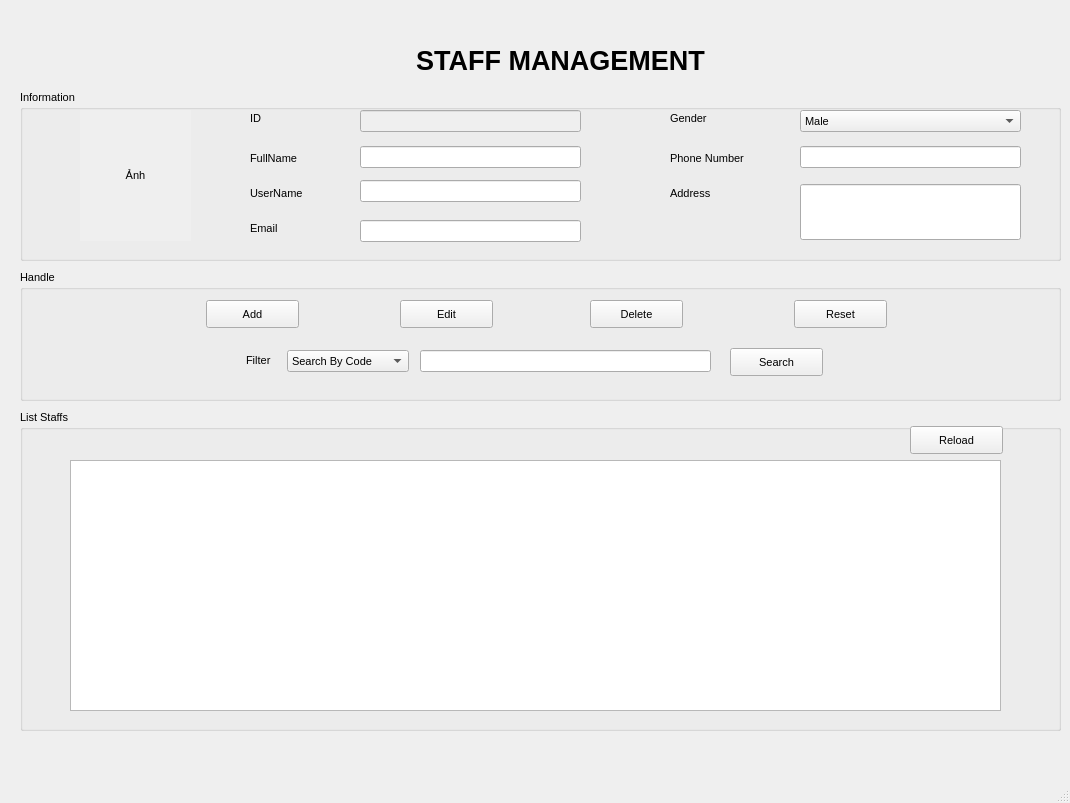
<?xml version="1.0" encoding="UTF-8"?>
<ui version="4.0">
 <class>MainWindow</class>
 <widget class="QMainWindow" name="MainWindow">
  <property name="geometry">
   <rect>
    <x>0</x>
    <y>0</y>
    <width>1070</width>
    <height>803</height>
   </rect>
  </property>
  <property name="windowTitle">
   <string>MainWindow</string>
  </property>
  <widget class="QWidget" name="centralwidget">
   <widget class="QGroupBox" name="groupBox">
    <property name="geometry">
     <rect>
      <x>20</x>
      <y>90</y>
      <width>1041</width>
      <height>171</height>
     </rect>
    </property>
    <property name="font">
     <font>
      <pointsize>8</pointsize>
     </font>
    </property>
    <property name="title">
     <string>Information</string>
    </property>
    <widget class="QLabel" name="label">
     <property name="geometry">
      <rect>
       <x>230</x>
       <y>20</y>
       <width>81</width>
       <height>16</height>
      </rect>
     </property>
     <property name="font">
      <font>
       <pointsize>8</pointsize>
      </font>
     </property>
     <property name="text">
      <string>ID</string>
     </property>
    </widget>
    <widget class="QLabel" name="label_2">
     <property name="geometry">
      <rect>
       <x>230</x>
       <y>60</y>
       <width>91</width>
       <height>16</height>
      </rect>
     </property>
     <property name="font">
      <font>
       <pointsize>8</pointsize>
      </font>
     </property>
     <property name="text">
      <string>FullName</string>
     </property>
    </widget>
    <widget class="QLabel" name="label_3">
     <property name="geometry">
      <rect>
       <x>230</x>
       <y>130</y>
       <width>55</width>
       <height>16</height>
      </rect>
     </property>
     <property name="font">
      <font>
       <pointsize>8</pointsize>
      </font>
     </property>
     <property name="text">
      <string>Email</string>
     </property>
    </widget>
    <widget class="QLabel" name="label_4">
     <property name="geometry">
      <rect>
       <x>650</x>
       <y>95</y>
       <width>71</width>
       <height>16</height>
      </rect>
     </property>
     <property name="font">
      <font>
       <pointsize>8</pointsize>
      </font>
     </property>
     <property name="text">
      <string>Address</string>
     </property>
    </widget>
    <widget class="QLabel" name="label_5">
     <property name="geometry">
      <rect>
       <x>60</x>
       <y>20</y>
       <width>111</width>
       <height>131</height>
      </rect>
     </property>
     <property name="font">
      <font>
       <pointsize>8</pointsize>
      </font>
     </property>
     <property name="mouseTracking">
      <bool>false</bool>
     </property>
     <property name="layoutDirection">
      <enum>Qt::LeftToRight</enum>
     </property>
     <property name="autoFillBackground">
      <bool>true</bool>
     </property>
     <property name="text">
      <string>Ảnh</string>
     </property>
     <property name="scaledContents">
      <bool>false</bool>
     </property>
     <property name="alignment">
      <set>Qt::AlignCenter</set>
     </property>
     <property name="margin">
      <number>0</number>
     </property>
     <property name="indent">
      <number>-1</number>
     </property>
    </widget>
    <widget class="QLineEdit" name="txtStaffID">
     <property name="enabled">
      <bool>false</bool>
     </property>
     <property name="geometry">
      <rect>
       <x>340</x>
       <y>20</y>
       <width>221</width>
       <height>22</height>
      </rect>
     </property>
     <property name="font">
      <font>
       <pointsize>8</pointsize>
      </font>
     </property>
    </widget>
    <widget class="QLineEdit" name="txtStaffFullName">
     <property name="geometry">
      <rect>
       <x>340</x>
       <y>56</y>
       <width>221</width>
       <height>22</height>
      </rect>
     </property>
     <property name="font">
      <font>
       <pointsize>8</pointsize>
      </font>
     </property>
    </widget>
    <widget class="QLineEdit" name="txtStaffEmail">
     <property name="geometry">
      <rect>
       <x>340</x>
       <y>130</y>
       <width>221</width>
       <height>22</height>
      </rect>
     </property>
     <property name="font">
      <font>
       <pointsize>8</pointsize>
      </font>
     </property>
    </widget>
    <widget class="QLineEdit" name="txtStaffAddress">
     <property name="geometry">
      <rect>
       <x>780</x>
       <y>94</y>
       <width>221</width>
       <height>56</height>
      </rect>
     </property>
     <property name="font">
      <font>
       <pointsize>8</pointsize>
      </font>
     </property>
    </widget>
    <widget class="QLabel" name="label_6">
     <property name="geometry">
      <rect>
       <x>650</x>
       <y>20</y>
       <width>55</width>
       <height>16</height>
      </rect>
     </property>
     <property name="font">
      <font>
       <pointsize>8</pointsize>
      </font>
     </property>
     <property name="text">
      <string>Gender</string>
     </property>
    </widget>
    <widget class="QLabel" name="label_7">
     <property name="geometry">
      <rect>
       <x>650</x>
       <y>60</y>
       <width>121</width>
       <height>16</height>
      </rect>
     </property>
     <property name="font">
      <font>
       <pointsize>8</pointsize>
      </font>
     </property>
     <property name="text">
      <string>Phone Number</string>
     </property>
    </widget>
    <widget class="QLineEdit" name="txtStaffPhone">
     <property name="geometry">
      <rect>
       <x>780</x>
       <y>56</y>
       <width>221</width>
       <height>22</height>
      </rect>
     </property>
     <property name="font">
      <font>
       <pointsize>8</pointsize>
      </font>
     </property>
    </widget>
    <widget class="QComboBox" name="cbxGender">
     <property name="geometry">
      <rect>
       <x>780</x>
       <y>20</y>
       <width>221</width>
       <height>22</height>
      </rect>
     </property>
     <item>
      <property name="text">
       <string>Male</string>
      </property>
     </item>
     <item>
      <property name="text">
       <string>Female</string>
      </property>
     </item>
    </widget>
    <widget class="QLabel" name="label_9">
     <property name="geometry">
      <rect>
       <x>230</x>
       <y>95</y>
       <width>61</width>
       <height>16</height>
      </rect>
     </property>
     <property name="text">
      <string>UserName</string>
     </property>
    </widget>
    <widget class="QLineEdit" name="txtStaffUserName">
     <property name="geometry">
      <rect>
       <x>340</x>
       <y>90</y>
       <width>221</width>
       <height>22</height>
      </rect>
     </property>
    </widget>
   </widget>
   <widget class="QGroupBox" name="groupBox_2">
    <property name="geometry">
     <rect>
      <x>20</x>
      <y>270</y>
      <width>1041</width>
      <height>131</height>
     </rect>
    </property>
    <property name="font">
     <font>
      <pointsize>8</pointsize>
     </font>
    </property>
    <property name="title">
     <string>Handle</string>
    </property>
    <widget class="QLineEdit" name="txtSearch">
     <property name="geometry">
      <rect>
       <x>400</x>
       <y>80</y>
       <width>291</width>
       <height>22</height>
      </rect>
     </property>
     <property name="font">
      <font>
       <pointsize>8</pointsize>
      </font>
     </property>
    </widget>
    <widget class="QPushButton" name="btnSearch">
     <property name="geometry">
      <rect>
       <x>710</x>
       <y>78</y>
       <width>93</width>
       <height>28</height>
      </rect>
     </property>
     <property name="font">
      <font>
       <pointsize>8</pointsize>
      </font>
     </property>
     <property name="text">
      <string>Search</string>
     </property>
    </widget>
    <widget class="QPushButton" name="btnAdd">
     <property name="geometry">
      <rect>
       <x>186</x>
       <y>30</y>
       <width>93</width>
       <height>28</height>
      </rect>
     </property>
     <property name="text">
      <string>Add</string>
     </property>
    </widget>
    <widget class="QPushButton" name="btnEdit">
     <property name="geometry">
      <rect>
       <x>380</x>
       <y>30</y>
       <width>93</width>
       <height>28</height>
      </rect>
     </property>
     <property name="text">
      <string>Edit</string>
     </property>
    </widget>
    <widget class="QPushButton" name="btnDelete">
     <property name="geometry">
      <rect>
       <x>570</x>
       <y>30</y>
       <width>93</width>
       <height>28</height>
      </rect>
     </property>
     <property name="text">
      <string>Delete</string>
     </property>
    </widget>
    <widget class="QPushButton" name="btnReset">
     <property name="geometry">
      <rect>
       <x>774</x>
       <y>30</y>
       <width>93</width>
       <height>28</height>
      </rect>
     </property>
     <property name="text">
      <string>Reset</string>
     </property>
    </widget>
    <widget class="QLabel" name="label_10">
     <property name="geometry">
      <rect>
       <x>226</x>
       <y>82</y>
       <width>34</width>
       <height>16</height>
      </rect>
     </property>
     <property name="text">
      <string>Filter</string>
     </property>
    </widget>
    <widget class="QComboBox" name="cbxFilter">
     <property name="geometry">
      <rect>
       <x>267</x>
       <y>80</y>
       <width>122</width>
       <height>22</height>
      </rect>
     </property>
     <item>
      <property name="text">
       <string>Search By Code</string>
      </property>
     </item>
     <item>
      <property name="text">
       <string>Search By Name</string>
      </property>
     </item>
    </widget>
   </widget>
   <widget class="QGroupBox" name="groupBox_3">
    <property name="enabled">
     <bool>true</bool>
    </property>
    <property name="geometry">
     <rect>
      <x>20</x>
      <y>410</y>
      <width>1041</width>
      <height>321</height>
     </rect>
    </property>
    <property name="font">
     <font>
      <pointsize>8</pointsize>
     </font>
    </property>
    <property name="title">
     <string>List Staffs</string>
    </property>
    <widget class="QTableWidget" name="tblStaff">
     <property name="enabled">
      <bool>true</bool>
     </property>
     <property name="geometry">
      <rect>
       <x>50</x>
       <y>50</y>
       <width>931</width>
       <height>251</height>
      </rect>
     </property>
    </widget>
    <widget class="QPushButton" name="btnReload">
     <property name="geometry">
      <rect>
       <x>890</x>
       <y>16</y>
       <width>93</width>
       <height>28</height>
      </rect>
     </property>
     <property name="text">
      <string>Reload</string>
     </property>
    </widget>
   </widget>
   <widget class="QLabel" name="label_8">
    <property name="geometry">
     <rect>
      <x>370</x>
      <y>40</y>
      <width>381</width>
      <height>41</height>
     </rect>
    </property>
    <property name="font">
     <font>
      <pointsize>20</pointsize>
      <weight>75</weight>
      <bold>true</bold>
     </font>
    </property>
    <property name="text">
     <string>STAFF MANAGEMENT</string>
    </property>
    <property name="alignment">
     <set>Qt::AlignCenter</set>
    </property>
   </widget>
   <widget class="QLabel" name="txtUserName">
    <property name="enabled">
     <bool>false</bool>
    </property>
    <property name="geometry">
     <rect>
      <x>918</x>
      <y>10</y>
      <width>141</width>
      <height>20</height>
     </rect>
    </property>
    <property name="sizePolicy">
     <sizepolicy hsizetype="Preferred" vsizetype="Preferred">
      <horstretch>0</horstretch>
      <verstretch>0</verstretch>
     </sizepolicy>
    </property>
    <property name="font">
     <font>
      <pointsize>12</pointsize>
      <weight>75</weight>
      <bold>true</bold>
     </font>
    </property>
    <property name="layoutDirection">
     <enum>Qt::LeftToRight</enum>
    </property>
    <property name="text">
     <string/>
    </property>
    <property name="alignment">
     <set>Qt::AlignRight|Qt::AlignTrailing|Qt::AlignVCenter</set>
    </property>
   </widget>
  </widget>
  <widget class="QMenuBar" name="menubar">
   <property name="geometry">
    <rect>
     <x>0</x>
     <y>0</y>
     <width>1070</width>
     <height>26</height>
    </rect>
   </property>
  </widget>
  <widget class="QStatusBar" name="statusbar"/>
 </widget>
 <resources/>
 <connections/>
</ui>
